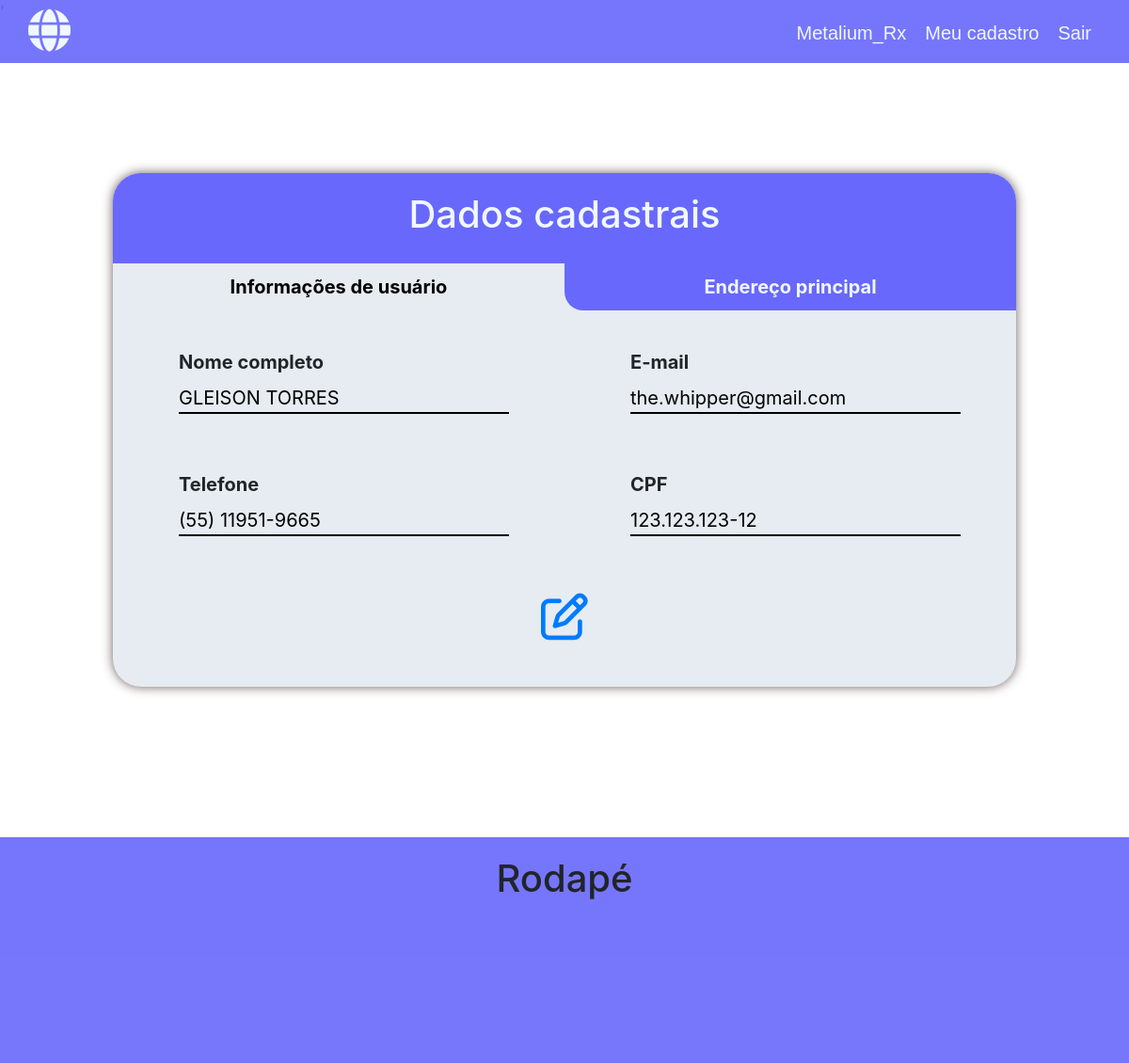
/my-profile/info/ (signed in), run on the app's committed database.
### login_register_user/models.py (models this page shows)
class DataUser(models.Model):
    objects = None
    user_profile = models.OneToOneField(User, on_delete=models.CASCADE, verbose_name='Usuário')
    cell_phone = models.CharField('Telefone', max_length=15, blank=True)
    cpf = models.CharField('CPF', max_length=14, unique=True)
    class Meta:
        verbose_name = 'Cadastro'

### my_profile/views.py (the view)
# urls.py: path('info/', views.my_info, name='info'),
@login_required(redirect_field_name='next', login_url='login')
def my_info(request):
    context = {
        'user_info': DataUser.objects.get(user_profile=request.user),
        'address': models.AddressUser.objects.filter(user=request.user, active=True)
    }
    return render(request, 'my_info.html', context)

### my_profile/templates/my_info.html (shortened to what this page needs)
{% extends 'base.html' %}
{% block 'content' %}
    <section class="section-user-info">
        <div class="info-container">
            <div class="title">
                <h1>Dados cadastrais</h1>
            </div>
            <div class="tabs">
                <button class="tab-button" id="tabStandard"  onclick="openTab(event, 'info')">Informações de usuário</button>
                <button class="tab-button" id="tabSecondary" onclick="openTab(event, 'address')" >Endereço principal</button>
            </div>
            <div id="info" class="content">
                <div class="info-group">
                    <div>
                        <label>Nome completo</label>
                        <input type="text" value="{{user_info.user_profile.first_name}} {{user_info.user_profile.last_name}}" readonly>
                    </div>
                    <div>
                        <label>E-mail</label>
                        <input type="email" value="{{user_info.user_profile.email}}" readonly>
                    </div>
                </div>
                <div class="info-group">
                    <div>
                        <label>Telefone</label>
                        <input type="text" value="{{ user_info.cell_phone }}" readonly>
                    </div>
                    <div>
                        <label>CPF</label>
                        <input type="text" placeholder="CPF" value="{{ user_info.cpf }}" readonly>
                    </div>
                </div>
                <div class="edit-container">
                    <a href="{% url 'edit_profile' user_info.pk %}"><i title="Editar dados" class="fa-regular fa-pen-to-square"></i></a>
                </div>
            </div>
        </div>
    </section>
{% endblock %}

### template_base/base.html (shortened to what this page needs)
<!DOCTYPE html>
{% load static %}
<html lang="pt-BR">
<head>
    <link rel="stylesheet" href="https://stackpath.bootstrapcdn.com/bootstrap/4.4.1/css/bootstrap.min.css">
    <link rel="stylesheet" href="https://cdnjs.cloudflare.com/ajax/libs/font-awesome/6.4.0/css/all.min.css" />
    <link rel="stylesheet" href="{% static 'css/style_home.css' %}">
    <link rel="stylesheet" href="{% static 'css/styles.css' %}">
    <link rel="stylesheet" href="{% static 'css/my_profile.css' %}">
</head>
<body>
    <nav>
        <div class="content-navbar">
            <a href="{% url 'home' %}"><i class="fa-sharp fa-solid fa-globe"></i></a>
            <ul>
                {% if user.is_authenticated %}
                <li><a href="#">{{user}}</a></li>
                <li><a href="{% url 'profile' %}">Meu cadastro</a></li>
                <li><a href="{% url 'logout' %}">Sair</a></li>
                {% else %}
                <li><a href="{% url 'login' %}">Entrar</a></li>
                <li><a href="{% url 'register' %}">Cadastrar</a></li>
                {% endif %}
            </ul>
        </div>
    </nav>
'
    {% block 'content' %}
    {% endblock %}
    <footer>
        <h1>Rodapé</h1>
    </footer>
</body>
</html>

### home/static/css/style_home.css (style rules this page uses)
html, body { height: 100%; }
body { display: flex; flex-direction: column; }
section { flex: 1 0 auto; }
footer { width: 100%; height: 30vh; background-color: rgb(104, 104, 252, 0.9); text-align: center; padding: 20px; flex-shrink: 0; }
nav { background-color: rgb(104, 104, 252, 0.9); height: 67px; display: flex; justify-content: center; position: fixed; width: 100%; z-index: 2; }
nav i { font-size: 45px; color: aliceblue; }
.content-navbar { margin-top: 10px; width: 95%; height: 40px; display: flex; justify-content: space-between; }
.content-navbar ul { list-style-type: none; display: flex; }
.content-navbar li { padding: 10px; font-size: 20px; font-family: Arial, Helvetica, sans-serif; color: aliceblue; }
.content-navbar a { text-decoration: none; color: aliceblue; }

### login_register_user/static/css/styles.css (style rules this page uses)
* { padding: 0; margin: 0; text-decoration: none; list-style: none; box-sizing: border-box; }

### my_profile/static/css/my_profile.css (style rules this page uses)
.section-user-info { padding: 160px 0px 160px 0px; }
.info-container { width: 80%; background-color: rgb(230, 236, 241); margin: 0 auto; border-radius: 30px; box-shadow: 0px 0px 12px 0px rgb(110, 93, 93); }
.info-container input { display: block; border: none; background-color:rgb(230, 236, 241); border-bottom: solid 2px; width: 90%; font-size: 20px; }
.info-container label { font-size: 20px; font-weight: bold; }
.title { background-color: rgb(104, 104, 252); width: 100%; text-align: center; padding: 20px; border-radius: 30px 30px 0px 0px; color: aliceblue; }
.info-group { display: flex; margin-top: 20px; }
.info-group div { width: 50%; padding: 20px; margin-left: 50px; }
.edit-container { margin-top: 40px; text-align: center; padding-bottom: 50px; }
.edit-container i { font-size: 50px; }
.tabs { display: flex; }
#tabStandard { border-radius: 0px 0px 20px 0px; }
#tabSecondary { border-radius: 0px 0px 0px 20px; }
.tab-button { width: 50%; background-color: rgb(104, 104, 252); color: aliceblue; border: none; padding: 10px; font-size: 20px; font-weight: bold; }
.tabs button.active { background-color: rgb(230, 236, 241); color: black; border: none; }
.content { display: none; }

### data on the page
DataUser: user_profile.first_name "GLEISON TORRES", user_profile.email "the.whipper@gmail.com", cell_phone "(55) 11951-9665", cpf "123.123.123-12"

### other printed values
{{ user }} "Metalium_Rx"
